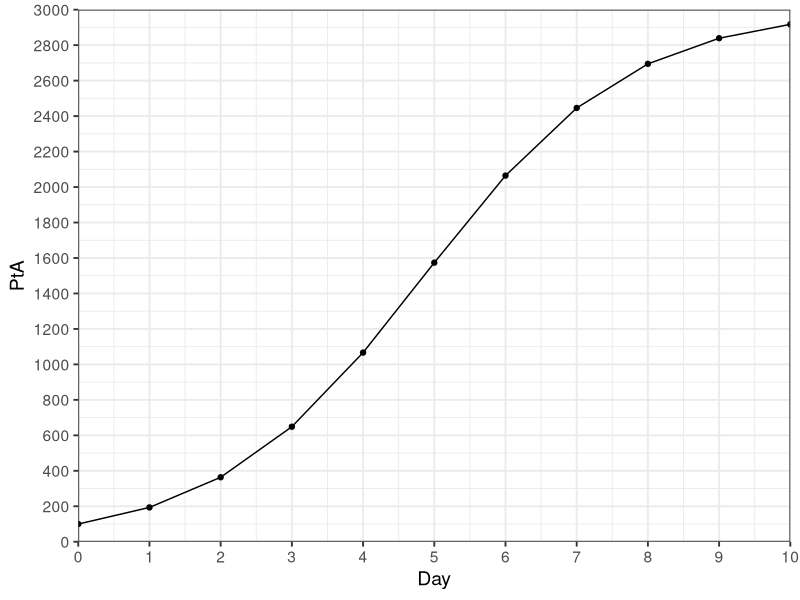
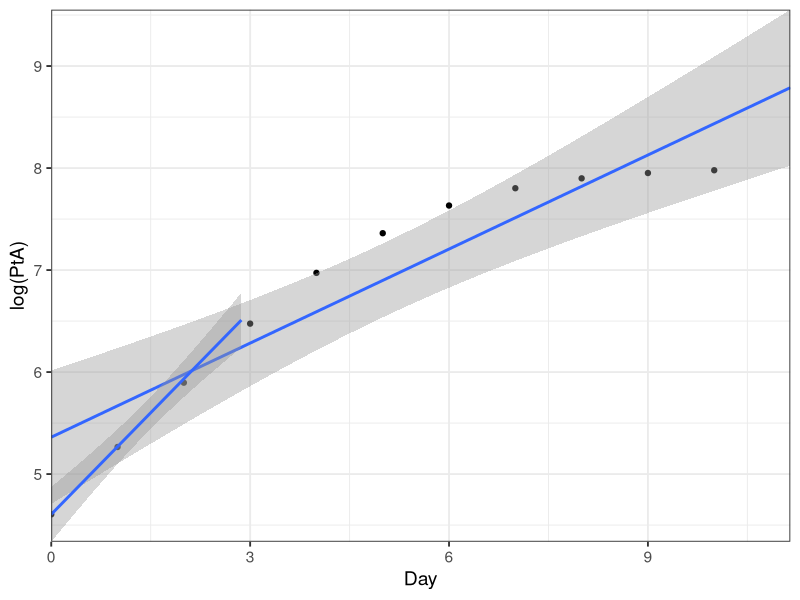
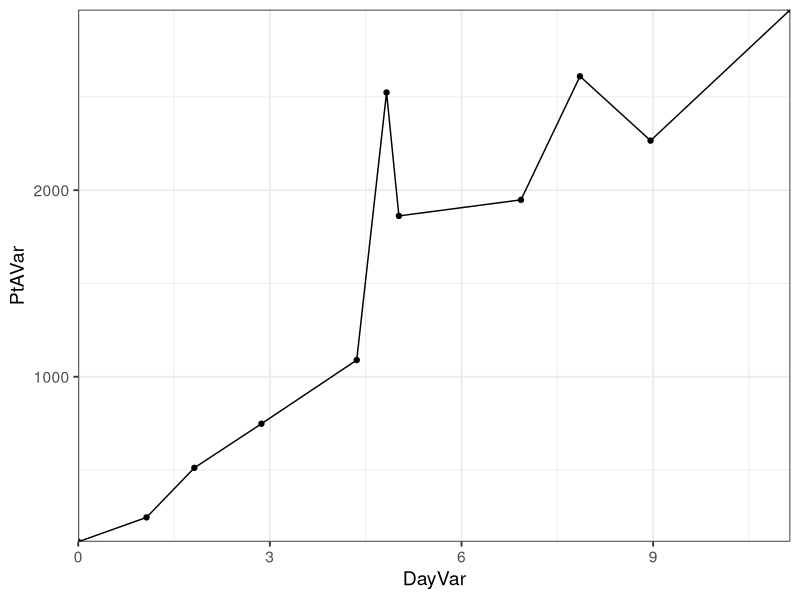
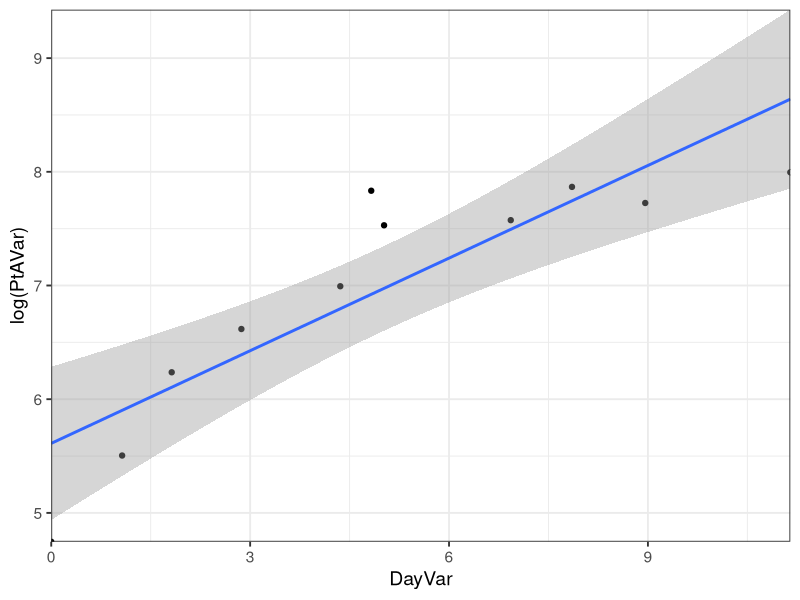
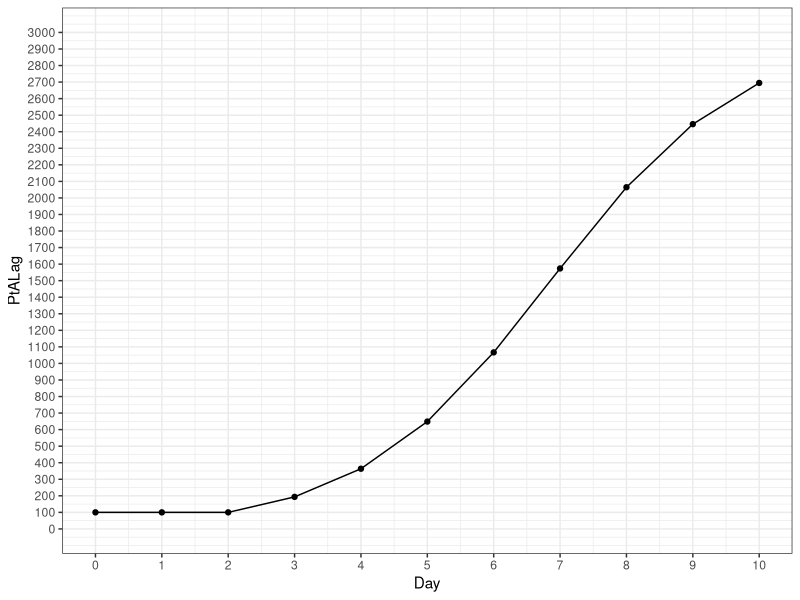
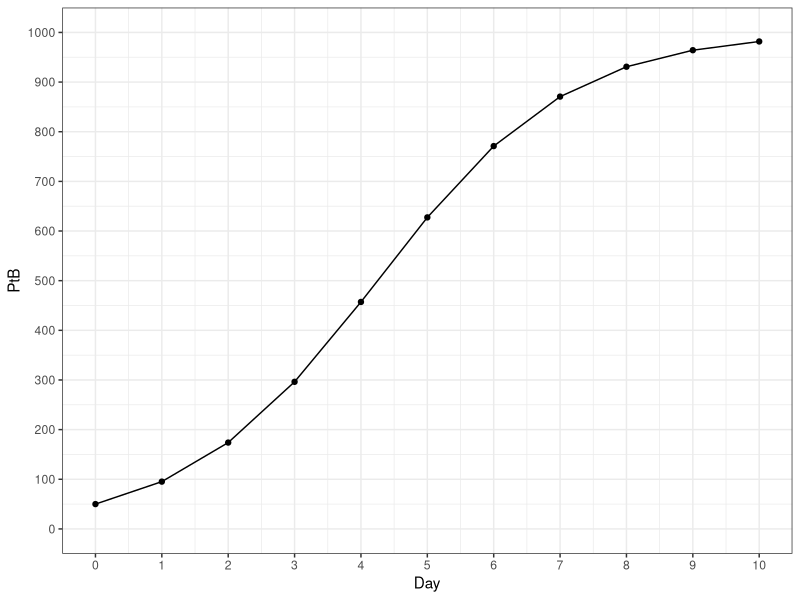
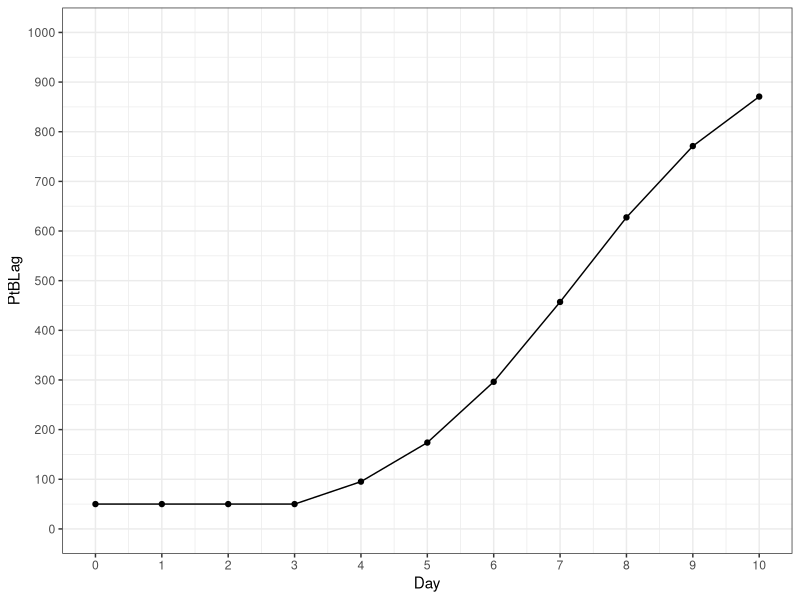
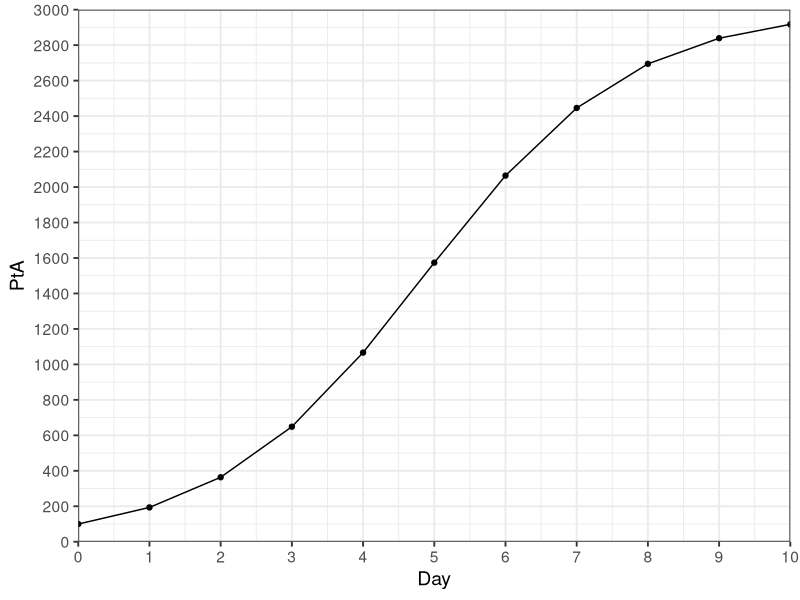

The R source for these figures, in order:
## ---- chunk 1
library(tidyverse)
## ---- chunk 2
PA0 <- 100
PAMax <- 3000
PAmu <- log(2)
PAlag <- 2

PB0 <- 50
PBMax <- 1000
PBmu <- log(2)
PBlag <- 3

GrowthData <- tibble(Day = c(0,1,2,3,4,5,6,7,8,9,10))

GrowthData <- GrowthData %>%
  mutate(PtA = (PAMax * (PA0*exp(Day*PAmu))) /(PAMax + (PA0 * (exp(PAmu * Day) - 1)))) %>%
  mutate(PtALag = if_else(Day < PAlag, PA0, (PAMax * (PA0*exp((Day-PAlag)*PAmu))) /(PAMax + (PA0 * (exp(PAmu * (Day-PAlag)) - 1))))) %>%
  mutate(PtB = (PBMax * (PB0*exp(Day*PBmu))) /(PBMax + (PB0 * (exp(PBmu * Day) - 1)))) %>%
  mutate(PtBLag = if_else(Day < PBlag, PB0, (PBMax * (PB0*exp((Day-PBlag)*PBmu))) /(PBMax + (PB0 * (exp(PBmu * (Day-PBlag)) - 1))))) |>
  mutate(DayVar = rnorm(n = length(Day), mean = Day, sd = Day *0.2),
    PtAVar = rnorm(n = length(PtA), mean = PtA, sd = PtA *0.2))
## ---- chunk 3
GrowthData %>%
  ggplot() +
  geom_point(aes(x = Day, y = PtA)) +
  geom_line(aes(x = Day, y = PtA)) +
  scale_x_continuous(expand = c(0,0), limits = c(0,max(GrowthData$Day)), breaks = round(seq(0,10))) +
  scale_y_continuous(expand = c(0,0), limits = c(0,PAMax), breaks = seq(from=min(0),
              to=max(PAMax), by = 200)) + 
   theme_bw(base_size = 14)

ggsave(
  "PtAPlot.png",
  plot = last_plot(),
  path = file.path("Plots")
)

GrowthData %>%
  ggplot() +
  geom_point(aes(x = Day, y = log(PtA))) +
  geom_smooth(aes(x = DayVar, y = log(PtA)), method = "lm") +
  geom_smooth(data = subset(GrowthData, DayVar <= 4), aes(x = DayVar, y = log(PtA)), method = "lm") +
  scale_x_continuous(expand = c(0,0)) +
  scale_y_continuous(expand = c(0,0)) + 
  theme_bw(base_size = 14)

ggsave(
  "logPtAPlot.png",
  plot = last_plot(),
  path = file.path("Plots")
)

GrowthData %>%
  ggplot() +
  geom_point(aes(x = DayVar, y = PtAVar)) +
  geom_line(aes(x = DayVar, y = PtAVar)) +
  scale_x_continuous(expand = c(0,0)) +
  scale_y_continuous(expand = c(0,0)) + 
  theme_bw(base_size = 14)

ggsave(
  "PtAVarPlot.png",
  plot = last_plot(),
  path = file.path("Plots")
)

GrowthData %>%
  ggplot() +
  geom_point(aes(x = DayVar, y = log(PtAVar))) +
  geom_smooth(aes(x = DayVar, y = log(PtAVar)), method = "lm") +
  scale_x_continuous(expand = c(0,0)) +
  scale_y_continuous(expand = c(0,0)) + 
  theme_bw(base_size = 14)

ggsave(
  "logPtAVarPlot.png",
  plot = last_plot(),
  path = file.path("Plots")
)
## ---- chunk 4
GrowthData %>%
  ggplot() +
  geom_point(aes(x = Day, y = PtALag)) +
  geom_line(aes(x = Day, y = PtALag)) +
  scale_x_continuous(limits = c(0,max(GrowthData$Day)), breaks = round(seq(0,10))) +
  scale_y_continuous(limits = c(0,PAMax), breaks = seq(from=min(0),
              to=max(PAMax), by = 100)) + 
  theme_bw()

## ---- chunk 5
GrowthData %>%
  ggplot() +
  geom_point(aes(x = Day, y = PtB)) +
  geom_line(aes(x = Day, y = PtB)) +
  scale_x_continuous(limits = c(0,max(GrowthData$Day)), breaks = round(seq(0,10))) +
  scale_y_continuous(limits = c(0,PBMax), breaks = seq(from=min(0),
              to=max(PBMax), by = 100)) + 
  theme_bw()

## ---- chunk 6
GrowthData %>%
  ggplot() +
  geom_point(aes(x = Day, y = PtBLag)) +
  geom_line(aes(x = Day, y = PtBLag)) +
  scale_x_continuous(limits = c(0,max(GrowthData$Day)), breaks = round(seq(0,10))) +
  scale_y_continuous(limits = c(0,PBMax), breaks = seq(from=min(0),
              to=max(PBMax), by = 100)) + 
  theme_bw()
